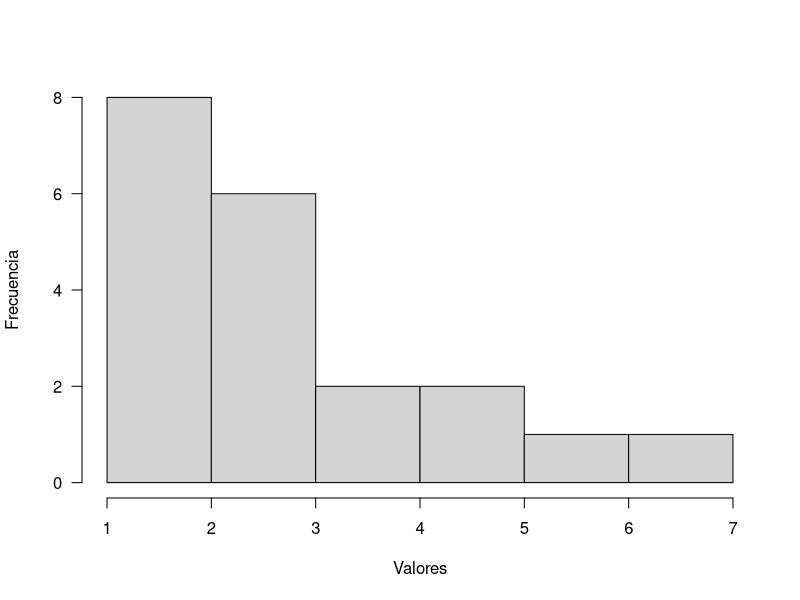

Recreate this plot in R.
##########################################################
##### CURSO Modelado y estimación de ocupación para  #####
#####  poblaciones y comunidades de especies bajo    #####
#####           enfoque Bayesiano.                   #####
#######      CCT Mendoza - ABRIL 2023                #####
##########################################################
###########         Ejemplo 1 - Módulo 2         #########
###########             Probabilidades           #########
##########################################################

# Para las funciones de probabilidad estándares, en r hay funciones que permiten
# generar valores dentro de esa probabilidad (r), calcular probablidades (d),
# calcular probabilidades acumuladas (p) y determinar cuantiles (q).

# Cada función tiene nombres y argumentos específicos:
# Normal: rnorm(), dnorm(), pnorm(), qnorm() 
# Poisson: rpois(), dpois(), ppois(), qpois()
# Binomial: rbin(), dbin(), pbin(), qbin()

# DISTRIBUCIONES DISCRETAS----

# ---------#
#  Poisson #
# ---------#
# Simulemos conteos de individuos en 20 grillas, que poseen una media de
# 3 individuos por grilla 

y <- rpois(n = 20, lambda = 3)
hist(y, xlab = "Valores", ylab = "Frecuencia", main = "",
     bty =  "n",  las = 1)

# Para ver en detalle argumentos para  modificar los gráficos los puede
# explorar en ?par

# Para calcular la probabilidad de obtener 5 conteos de individuos por grilla utilizamos
dpois(5, lambda = 3) 

# Para calcular la probabilidad de obtener un valor menor o igual a 5,
ppois(5, lambda = 3)

# Actividad ----
# 1) ¿Cómo cambia la forma de la distribución de Poisson a medida que cambia λ?
# 2) ¿Cuál es la probabilidad de obtener y = 0 para para λ = 1.3?
# 3) ¿Cuál es la probabilidad de y > 5 para λ=1.3?

# DISTRIBUCIONES CONTINUAS----
# ---------#
#  Normal  #
# ---------#
# 
# 